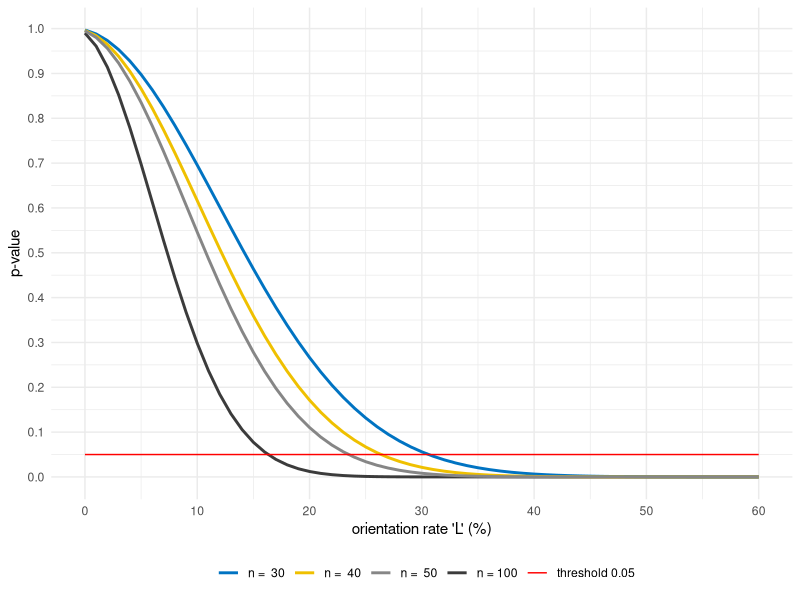

Recreate this plot in R.
## ---- chunk 1
knitr::opts_chunk$set(echo = TRUE)
## ---- chunk 2

require(ggplot2)
L = c(0:60)

rayleigh <- function(L,n){
  p = exp(-(n*L^2)*10^-4)
  p_value <- p
  p_value
}

p_value_sim_30 <- rep(x = NA, times = length (L))
for (i in 1:61) {
  p_value_sim_30[i]<- rayleigh(i,30)
}

p_value_sim_40 <- rep(x = NA, times = length (L))
for (i in 1:61) {
  p_value_sim_40[i]<- rayleigh(i,40)
}

p_value_sim_50 <- rep(x = NA, times = length (L))
for (i in 1:61) {
  p_value_sim_50[i]<- rayleigh(i,50)
}

p_value_sim_100 <- rep(x = NA, times = length (L))
for (i in 1:61) {
  p_value_sim_100[i]<- rayleigh(i,100)
}

seuil_0.05 = c(rep(0.05, length(L)))

rayleigh_table <- data.frame(L, p_value_sim_30, p_value_sim_40, p_value_sim_50, p_value_sim_100,seuil_0.05)
  
ggplot(rayleigh_table, aes(x=L)) + 
    geom_line(aes(y = p_value_sim_100, colour = "n = 100"), size = 1) +
    geom_line(aes(y = p_value_sim_30, colour = "n =  30"), size= 1) +
    geom_line(aes(y = p_value_sim_40, colour = "n =  40"), size= 1) + 
    geom_line(aes(y = p_value_sim_50, colour = "n =  50"), size= 1) +
    geom_line(aes(y = seuil_0.05, colour = "threshold 0.05"), size= 0.5) +
    xlab("orientation rate 'L' (%)") +
    ylab("p-value") + 
    scale_color_manual(values=c("#0073C2", "#EFC000", "#868686", "#3B3B3B", "red")) +         scale_x_continuous(breaks = c(0, 10, 20, 30, 40, 50, 60)) +
scale_y_continuous(breaks = c(0, 0.10, 0.20, 0.30, 0.40, 0.50, 0.60, 0.70, 0.80, 0.90, 1)) +
  theme_minimal() +
  theme(legend.position = "bottom") + 
  labs(colour = "")


